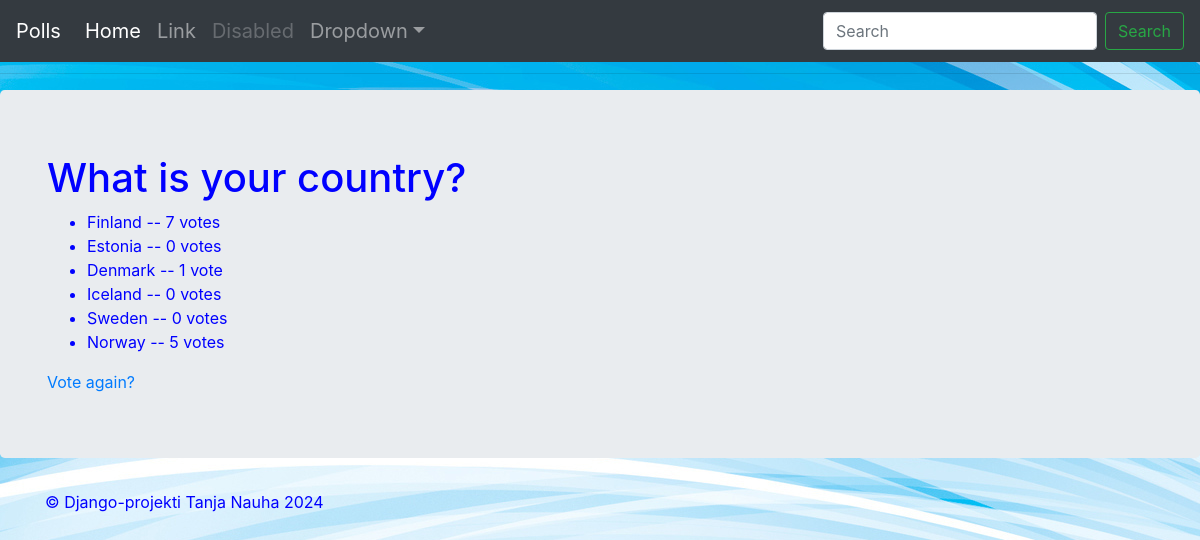
Screenshot of /kysely/1/results/ with the database file from the repository.
### kysely/models.py (models this page shows, shortened)
class Kysymys(models.Model):
    kysymys_txt = models.CharField(max_length=100)
    julkaisu_pvm = models.DateTimeField("julkaisu pvm")

class Vaihtoehto(models.Model):
    vaihtoehto_txt = models.CharField(max_length=200)
    valinta = models.IntegerField(default=0)
    kysymys = models.ForeignKey(Kysymys, on_delete=models.CASCADE)

### kysely/views.py (the view)
# urls.py: path('<int:question_id>/results/', views.results, name="results"),
def results(request, question_id):
    kysymys= get_object_or_404(Kysymys, pk=question_id)
    return render(request, 'kysely/results.html', {'kysymys': kysymys})

### kysely/templates/kysely/results.html
{% extends 'kysely/base.html' %}
{% block main_content %}
<h1>{{ kysymys.kysymys_txt }}</h1>
<ul>
    {% for vaihtoehto in kysymys.vaihtoehto_set.all %}
    <li>
        {{ vaihtoehto.vaihtoehto_txt }} -- {{ vaihtoehto.valinta }} vote{{ vaihtoehto.valinta|pluralize }}
         </li>
        {% endfor %}
</ul>
<a href="{% url 'kysely:detail' kysymys.id %}">Vote again?</a>
{% endblock %}

### kysely/templates/kysely/base.html (shortened to what this page needs)
{% load static %}
<!DOCTYPE html>
<html lang="en">
<head>
    <link rel="stylesheet" type = "text/css" href = "{% static 'kysely/bootstrap-4.4.1-dist/css/bootstrap.min.css' %}">
<link rel="stylesheet" type = "text/css" href = "{% static 'kysely/style.css' %}">
</head>
<body>
<p>Welcome to the Polls!!</p>
<hr>
{% include "kysely/header.html" %}
<div class="jumbotron">
    <div class="container">
        {% block main_content %}
        {% endblock %}
    </div>
</div>
  {% include "kysely/footer.html" %}
</body>
</html>

### kysely/templates/kysely/header.html (shortened to what this page needs)
 <nav class="navbar navbar-expand-md navbar-dark fixed-top bg-dark">
  <a class="navbar-brand" href="#">Polls</a>
  <div class="collapse navbar-collapse" id="navbarsExampleDefault">
    <ul class="navbar-nav mr-auto">
      <li class="nav-item active">
        <a class="nav-link" href="#">Home <span class="sr-only">(current)</span></a>
      </li>
      <li class="nav-item">
        <a class="nav-link" href="#">Link</a>
      </li>
      <li class="nav-item">
        <a class="nav-link disabled" href="#" tabindex="-1" aria-disabled="true">Disabled</a>
      </li>
      <li class="nav-item dropdown">
        <a class="nav-link dropdown-toggle" href="#" id="dropdown01" data-toggle="dropdown" aria-haspopup="true" aria-expanded="false">Dropdown</a>
      </li>
    </ul>
    <form class="form-inline my-2 my-lg-0">
      <input class="form-control mr-sm-2" type="text" placeholder="Search" aria-label="Search">
      <button class="btn btn-outline-success my-2 my-sm-0" type="submit">Search</button>
    </form>
  </div>
</nav>

### kysely/templates/kysely/footer.html
<footer class="container">
  <p>&copy; Django-projekti Tanja Nauha 2024</p>
</footer>

### kysely/static/kysely/style.css (style rules this page uses)
li a { font-size: 20px; color: red; }
body { color: blue; background: white url("images/background_django_mysite.jpg") no-repeat; }

### rows the page displays
Kysymys: kysymys_txt "What is your country?"
Vaihtoehto: vaihtoehto_txt "Finland", valinta "7"
Vaihtoehto: vaihtoehto_txt "Estonia", valinta "0"
Vaihtoehto: vaihtoehto_txt "Denmark", valinta "1"
Vaihtoehto: vaihtoehto_txt "Iceland", valinta "0"
Vaihtoehto: vaihtoehto_txt "Sweden", valinta "0"
Vaihtoehto: vaihtoehto_txt "Norway", valinta "5"
